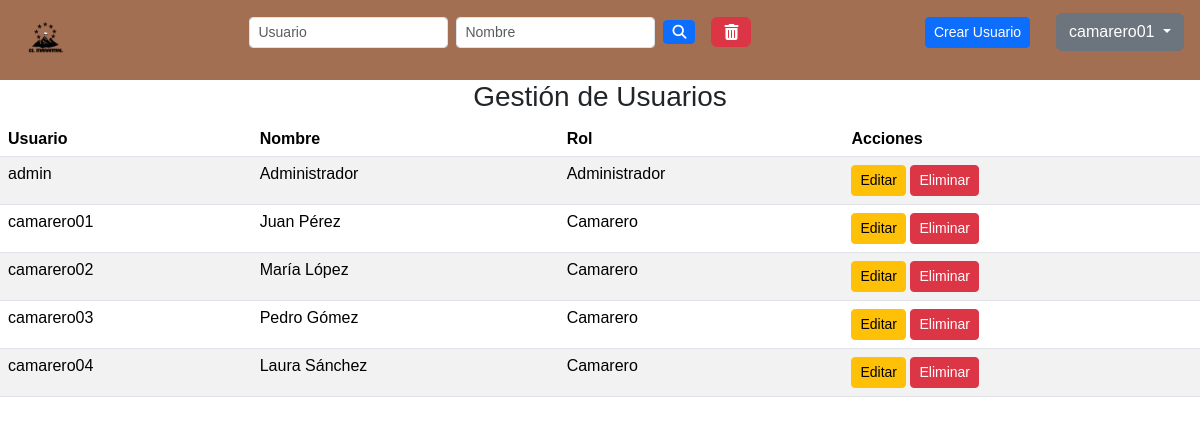
Page /admin/users.php (signed in) on the committed database.
### tables this page shows
CREATE TABLE tbl_usuario (
    id_usuario INT AUTO_INCREMENT PRIMARY KEY,
    nombre_usuario VARCHAR(50) NOT NULL,
    nombre_real_usuario VARCHAR(50) NOT NULL,
    password_usuario VARCHAR(255) NOT NULL,
    id_rol INT NOT NULL,
    FOREIGN KEY (id_rol) REFERENCES tbl_rol(id_rol)
);

CREATE TABLE tbl_rol (
    id_rol INT AUTO_INCREMENT PRIMARY KEY,
    nombre_rol VARCHAR(50) NOT NULL UNIQUE
);

### admin/filtros.php (called while the page is built)
<?php
$usuario_filter = isset($_GET['usuario']) ? $_GET['usuario'] : '';
$nombre_filter = isset($_GET['nombre']) ? $_GET['nombre'] : '';
$sql = "SELECT id_usuario, nombre_usuario, nombre_real_usuario, nombre_rol
        FROM tbl_usuario
        INNER JOIN tbl_rol ON tbl_usuario.id_rol = tbl_rol.id_rol
        WHERE nombre_usuario LIKE :usuario AND nombre_real_usuario LIKE :nombre ORDER BY nombre_rol ASC";
$stmt = $conexion->prepare($sql);
$stmt->bindValue(':usuario', '%' . $usuario_filter . '%', PDO::PARAM_STR);
$stmt->bindValue(':nombre', '%' . $nombre_filter . '%', PDO::PARAM_STR);
$stmt->execute();
$resultados = $stmt->fetchAll(PDO::FETCH_ASSOC);

### admin/users.php (the view, shortened to what this page needs)
<?php
include_once '../db/conexion.php';
include_once 'filtros.php';
?>
<html lang="en">
<head>
    <link href="https://cdnjs.cloudflare.com/ajax/libs/font-awesome/6.4.0/css/all.min.css" rel="stylesheet">
    <link href="https://cdn.jsdelivr.net/npm/bootstrap@5.3.3/dist/css/bootstrap.min.css" rel="stylesheet"
>
    <link rel="stylesheet" href="../css/users.css">
</head>
<body>
    <div class="navbar d-flex justify-content-between align-items-center px-3">
        <a href="../admin/dashboardAdmin.php">
            <img src="../img/icon.png" class="icon" alt="Icono">
        </a>
        <form class="d-flex align-items-center" method="GET" action="">
            <input type="text" name="usuario" class="form-control form-control-sm me-2" placeholder="Usuario">
            <input type="text" name="nombre" class="form-control form-control-sm me-2" placeholder="Nombre">
            <button type="submit" class="btn btn-primary btn-sm me-3">
                <i class="fas fa-search"></i>
            </button>
            <button type="reset" class="btn btn-danger">
                <i class="fas fa-trash-alt"></i>
            </button>
        </form>
        <div class="d-flex align-items-center">
        <form class="d-flex align-items-center" method="GET" action="">
            <a href="../acciones/crear_usuario.php" class="btn btn-primary btn-sm me-3">Crear Usuario</a>
            <div class="dropdown">
                <button class="btn btn-secondary dropdown-toggle" type="button" id="dropdownMenuButton"
                    data-bs-toggle="dropdown" aria-expanded="false">
                    <?php echo $_SESSION['username']; ?>
                </button>
            </div>
            </form>
        </div>
    </div>
    <h3 id="titulo">Gestión de Usuarios</h3>
    <?php
    if (!empty($resultados)) {
        echo "<table class='table table-striped table-hover'>";
        echo "<thead>";
        echo "<tr>";
        echo "<th scope='col'>Usuario</th>";
        echo "<th scope='col'>Nombre</th>";
        echo "<th scope='col'>Rol</th>";
        echo "<th scope='col'>Acciones</th>";
        echo "</tr>";
        echo "</thead>";
        echo "<tbody>";
        foreach ($resultados as $row) {
            echo "<tr>";
            echo "<td scope='row'>" . htmlspecialchars($row['nombre_usuario']) . "</td>";
            echo "<td>" . htmlspecialchars($row['nombre_real_usuario']) . "</td>";
            echo "<td>" . htmlspecialchars($row['nombre_rol']) . "</td>";
            echo "<td>";
            echo "<a href='../acciones/editar_usuario.php?id=" . $row['id_usuario'] . "' class='btn btn-warning btn-sm'>Editar</a> ";
            echo "<a href='javascript:void(0);' class='btn btn-danger btn-sm' onclick='confirmDelete(" . $row['id_usuario'] . ")'>Eliminar</a>";
            echo "</td>";
            echo "</tr>";
        }
        echo "</tbody>";
        echo "</table>";
    } else {
        echo "<p>No se encontraron resultados.</p>";
    }
    ?>
</body>
</html>

### css/users.css (style rules this page uses)
body { font-family: Arial, sans-serif; margin: 0; padding: 0; height: 100vh; }
.navbar { background-color: #a36f53; color: #fff; padding: 10px; display: flex; justify-content: space-between; align-items: center; }
.icon { height: 60px; width: 60px; }
.dropdown { position: relative; margin-left: 10px; }
#titulo { text-align: center; }

### rows in the picture
tbl_usuario: nombre_usuario "admin", nombre_real_usuario "Administrador", id_rol.nombre_rol "Administrador"
tbl_usuario: nombre_usuario "camarero01", nombre_real_usuario "Juan Pérez", id_rol.nombre_rol "Camarero"
tbl_usuario: nombre_usuario "camarero02", nombre_real_usuario "María López", id_rol.nombre_rol "Camarero"
tbl_usuario: nombre_usuario "camarero03", nombre_real_usuario "Pedro Gómez", id_rol.nombre_rol "Camarero"
tbl_usuario: nombre_usuario "camarero04", nombre_real_usuario "Laura Sánchez", id_rol.nombre_rol "Camarero"

### other values in the picture
$_SESSION['username'] "camarero01"
